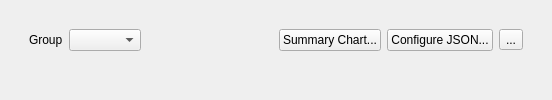
          <widget class="QWidget" name="tab_WildMons">
           <layout class="QVBoxLayout" name="verticalLayout_11">
            <item>
             <widget class="QFrame" name="frame_WildMonInfo">
              <property name="frameShape">
               <enum>QFrame::Shape::NoFrame</enum>
              </property>
              <property name="frameShadow">
               <enum>QFrame::Shadow::Raised</enum>
              </property>
              <layout class="QVBoxLayout" name="verticalLayout_12">
               <item>
                <widget class="QFrame" name="frame_2">
                 <property name="frameShape">
                  <enum>QFrame::Shape::NoFrame</enum>
                 </property>
                 <property name="frameShadow">
                  <enum>QFrame::Shadow::Plain</enum>
                 </property>
                 <layout class="QHBoxLayout" name="horizontalLayout_9">
                  <item>
                   <widget class="QLabel" name="label_10">
                    <property name="text">
                     <string>Group</string>
                    </property>
                   </widget>
                  </item>
                  <item>
                   <widget class="NoScrollComboBox" name="comboBox_EncounterGroupLabel">
                    <property name="editable">
                     <bool>false</bool>
                    </property>
                    <property name="sizeAdjustPolicy">
                     <enum>QComboBox::SizeAdjustPolicy::AdjustToContents</enum>
                    </property>
                   </widget>
                  </item>
                  <item>
                   <widget class="QPushButton" name="pushButton_NewWildMonGroup">
                    <property name="toolTip">
                     <string>&lt;html&gt;&lt;head/&gt;&lt;body&gt;&lt;p&gt;Create a new group for wild pokemon data on this map.&lt;/p&gt;&lt;/body&gt;&lt;/html&gt;</string>
                    </property>
                    <property name="text">
                     <string/>
                    </property>
                    <property name="icon">
                     <iconset resource="../resources/images.qrc">
                      <normaloff>:/icons/add.ico</normaloff>:/icons/add.ico</iconset>
                    </property>
                    <property name="flat">
                     <bool>true</bool>
                    </property>
                   </widget>
                  </item>
                  <item>
                   <widget class="QPushButton" name="pushButton_DeleteWildMonGroup">
                    <property name="toolTip">
                     <string>&lt;html&gt;&lt;head/&gt;&lt;body&gt;&lt;p&gt;Delete a group of wild pokemon data on this map.&lt;/p&gt;&lt;/body&gt;&lt;/html&gt;</string>
                    </property>
                    <property name="text">
                     <string/>
                    </property>
                    <property name="icon">
                     <iconset resource="../resources/images.qrc">
                      <normaloff>:/icons/delete.ico</normaloff>:/icons/delete.ico</iconset>
                    </property>
                    <property name="flat">
                     <bool>true</bool>
                    </property>
                   </widget>
                  </item>
                  <item>
                   <spacer name="horizontalSpacer_9">
                    <property name="orientation">
                     <enum>Qt::Orientation::Horizontal</enum>
                    </property>
                    <property name="sizeHint" stdset="0">
                     <size>
                      <width>40</width>
                      <height>20</height>
                     </size>
                    </property>
                   </spacer>
                  </item>
                  <item>
                   <widget class="QPushButton" name="pushButton_SummaryChart">
                    <property name="text">
                     <string>Summary Chart...</string>
                    </property>
                    <property name="icon">
                     <iconset resource="../resources/images.qrc">
                      <normaloff>:/icons/chart_bar.ico</normaloff>:/icons/chart_bar.ico</iconset>
                    </property>
                   </widget>
                  </item>
                  <item>
                   <widget class="QPushButton" name="pushButton_ConfigureEncountersJSON">
                    <property name="text">
                     <string>Configure JSON...</string>
                    </property>
                   </widget>
                  </item>
                  <item>
                   <widget class="QToolButton" name="toolButton_WildMonSearch">
                    <property name="text">
                     <string>...</string>
                    </property>
                    <property name="icon">
                     <iconset resource="../resources/images.qrc">
                      <normaloff>:/icons/magnifier.ico</normaloff>:/icons/magnifier.ico</iconset>
                    </property>
                   </widget>
                  </item>
                 </layout>
                </widget>
               </item>
               <item>
                <widget class="QStackedWidget" name="stackedWidget_WildMons">
                 <widget class="QWidget" name="page"/>
                 <widget class="QWidget" name="page_2"/>
                </widget>
               </item>
              </layout>
             </widget>
            </item>
           </layout>
          </widget>
